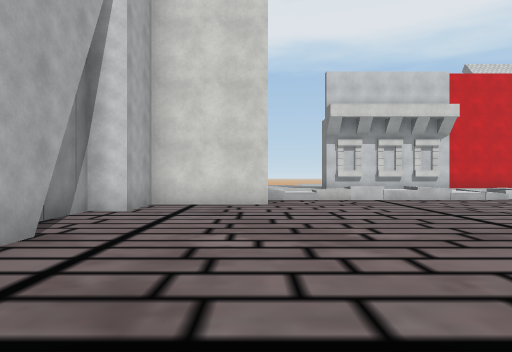
[1] (above)

21 first-person views from a walk through a 3-D level made in the Unity game engine. The camera is 1.4 m above the floor, looks level and sees 70° across. The floor is counted in squares, 2 m on a side. Each view is taken from the middle of a square. On the plan, view 1 faces up. The plan holds only what a view shows up to about 11 squares ahead; the rest is blank. The place goes on beyond the plan. The player is left out. Some surface patterns are stand-ins.

[2]
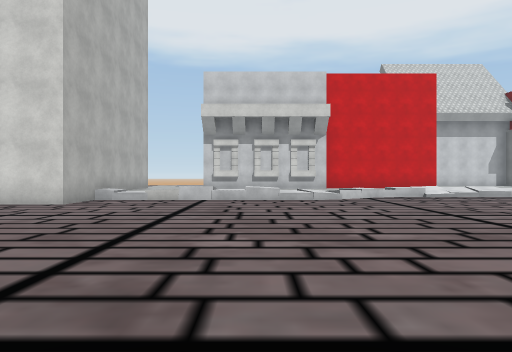

[3]
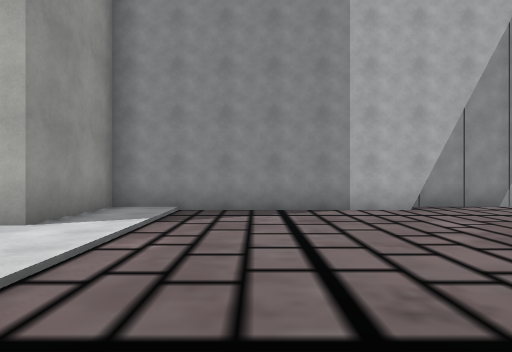

[4]
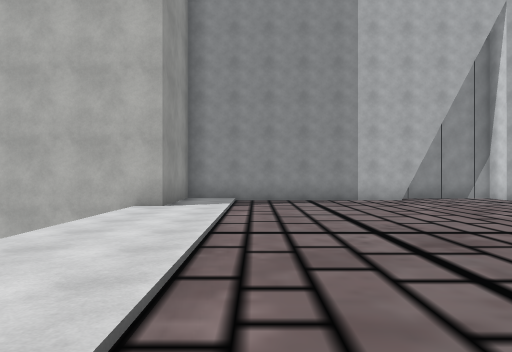

[5]
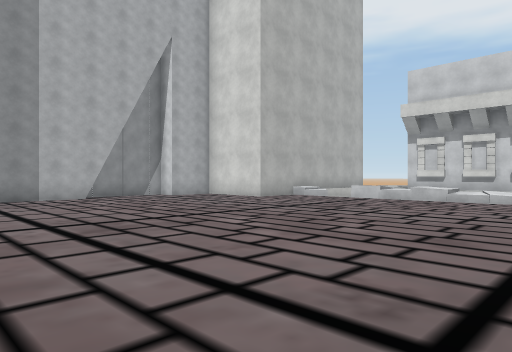

[6]
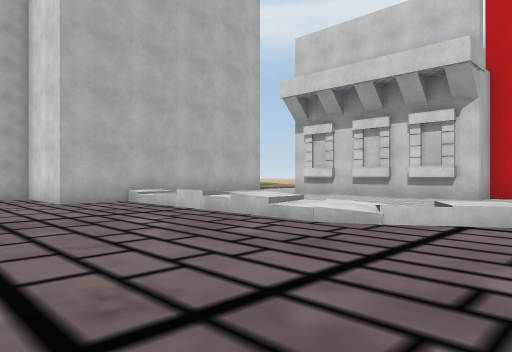

[7]
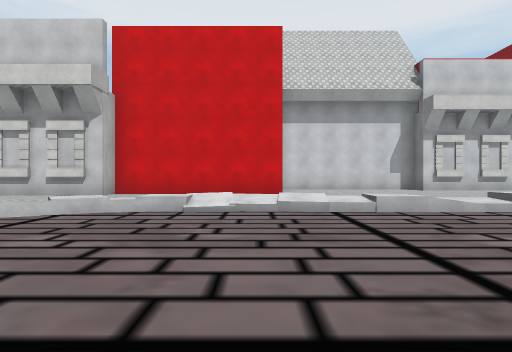

[8]
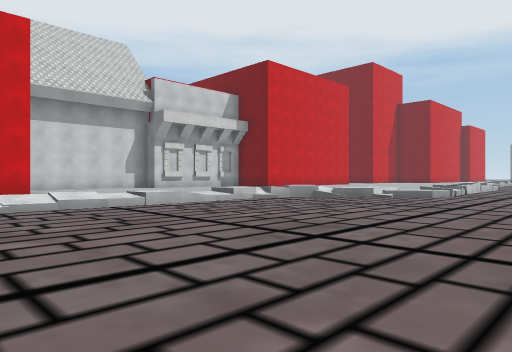

[9]
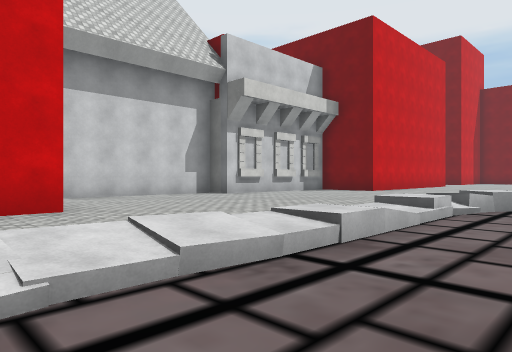

[10]
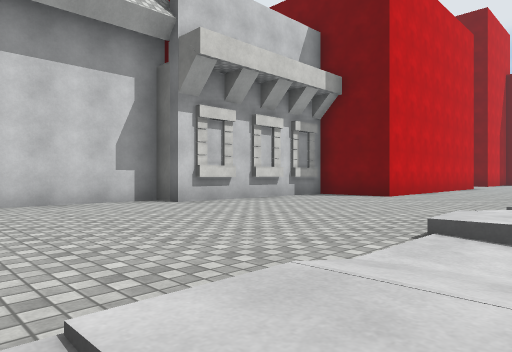

[11]
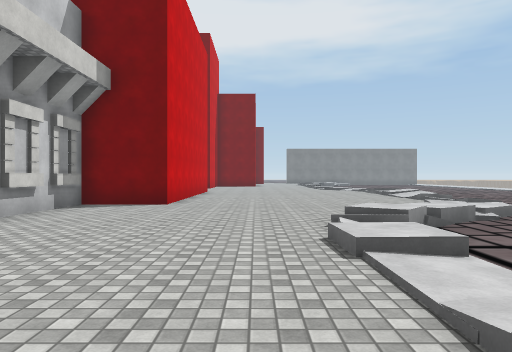

[12]
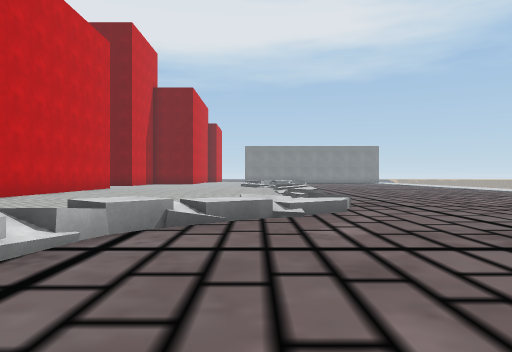

[13]
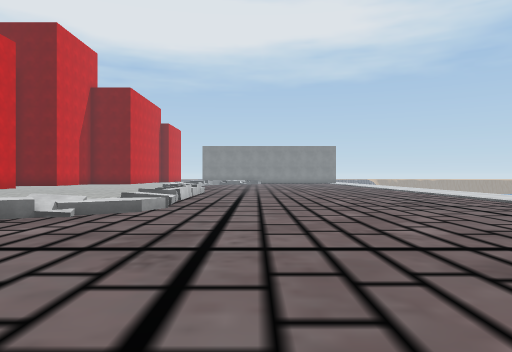

[14]
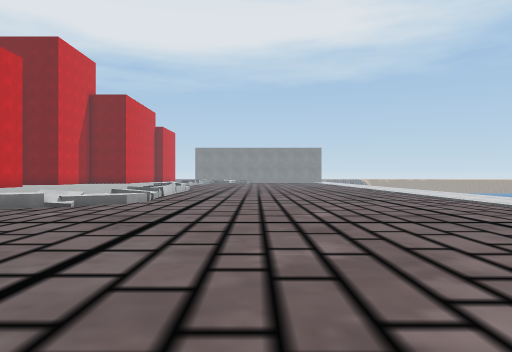

[15]
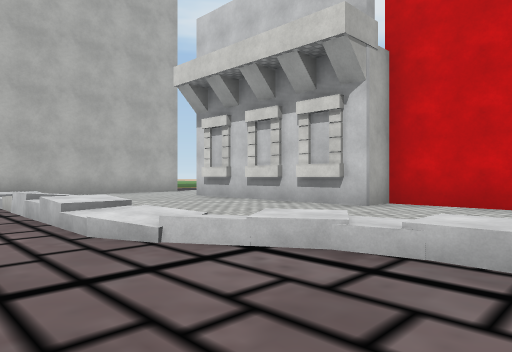

[16]
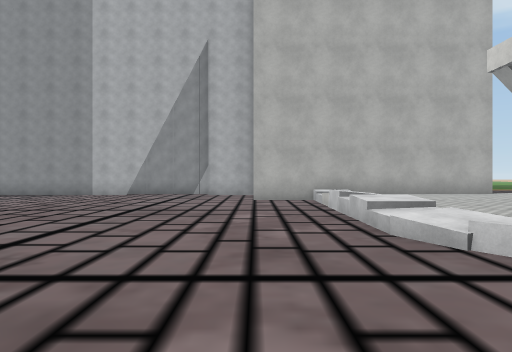

[17]
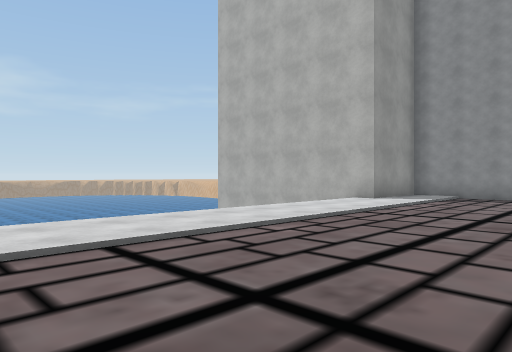

[18]
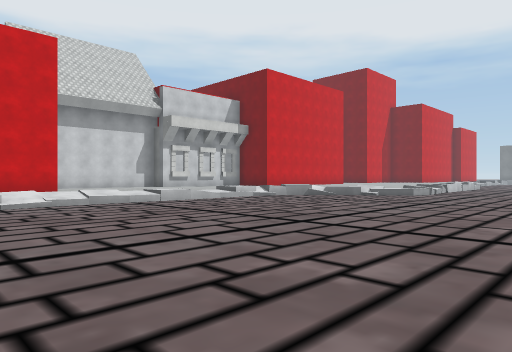

[19]
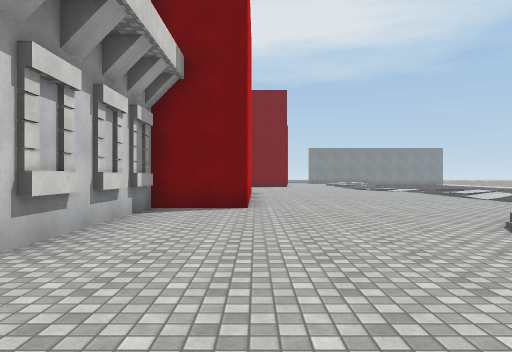

[20]
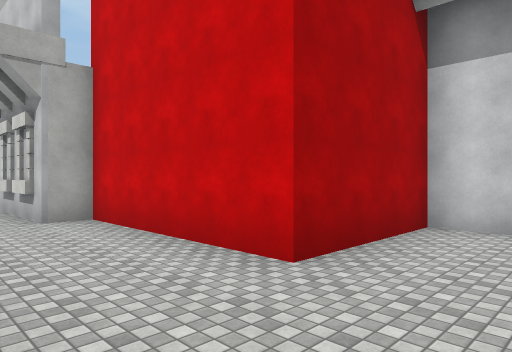

[21]
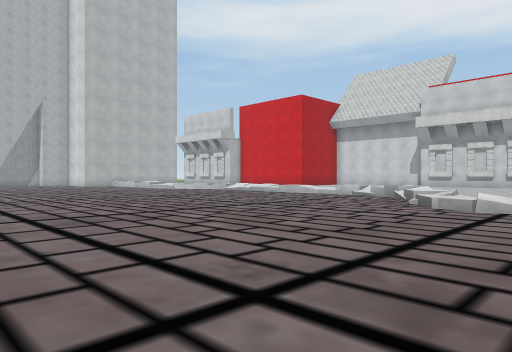

### Floor plan
Key: @ floor where view 1 was taken; # wall or solid block; . main floor; : floor 0.25 m higher than the main floor; + floor 0.5 m higher than the main floor; * floor 0.75 m higher than the main floor; / step, stairs or slope; = window, fence, low wall or low ledge; v drop or lower ground; H house; O other object.
Columns run from 4 left of view 1 to 26 right of it. Each row starts with its distance up from view 1.
 20                   HHHH
 19                  #HHHH####
 18                  #:::::::###
 17                  #:::::::::#
 16     #:      ######:::::::::####
 15     #::######::::::::::::::::::
 14     #::::::::::::::::::::::::::
 13     #::::::::://////////:::::::
 12     #   ::://=/////=///=*::::::
 11     O//*+*+//...........//:::::
 10     #....................=/::::
  9  ####..................../+////
  8  #.........................=//=
  7 ##.............................
  6 #..............................
  5 #..............................
  4 ##........... .................
  3  #.............................
  2  #............  ...............
  1  #.............      ..........
  0  #..@..........         .......
 -1  #::::::::::::           ::::::
 -2  ####:::::::::             ::
 -3     #vvvvvvvvv

Where each view was taken, in squares from view 1:
view 1: 0 up, 0 right, facing up
view 2: 0 up, 5 right, facing up
view 3: 1 up, 5 right, facing left
view 4: 0 up, 8 right, facing left
view 5: 0 up, 9 right, facing up-left
view 6: 6 up, 10 right, facing up-left
view 7: 5 up, 12 right, facing up
view 8: 4 up, 10 right, facing up-right
view 9: 10 up, 11 right, facing up-right
view 10: 12 up, 14 right, facing up-right
view 11: 14 up, 14 right, facing right
view 12: 10 up, 15 right, facing right
view 13: 6 up, 15 right, facing right
view 14: 5 up, 13 right, facing right
view 15: 9 up, 11 right, facing up-left
view 16: 9 up, 11 right, facing left
view 17: 3 up, 10 right, facing down-left
view 18: 3 up, 9 right, facing up-right
view 19: 16 up, 15 right, facing right
view 20: 13 up, 15 right, facing up-left
view 21: 0 up, 25 right, facing up-left
